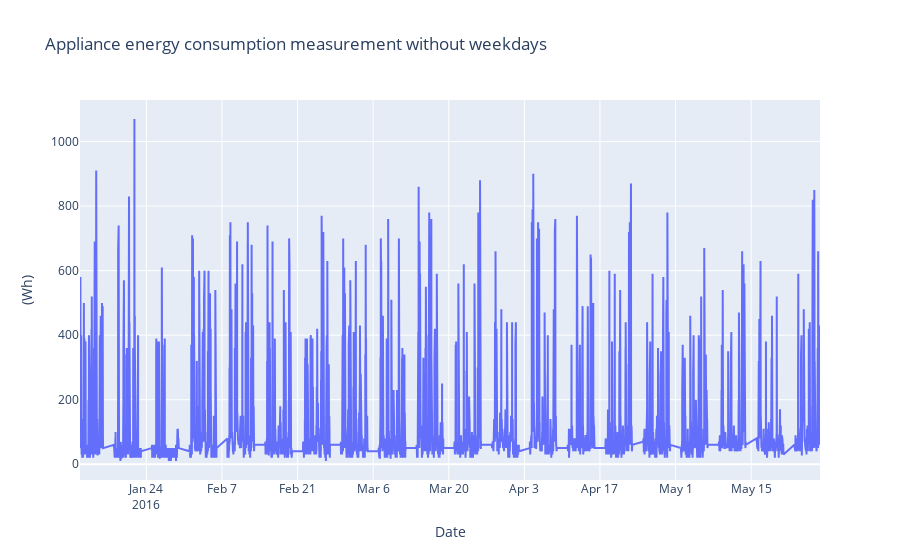

Write notebook code for a chart like this one.
### Code cell
# Find rows with weekday 
temp_weekday =  df[df['WEEKDAY'] == 0]
# To understand the timeseries variation of the applaince energy consumption
visData = go.Scatter( x= temp_weekday.date  ,  mode = "lines", y = temp_weekday.Appliances )
layout = go.Layout(title = 'Appliance energy consumption measurement without weekdays' , xaxis=dict(title='Date'), yaxis=dict(title='(Wh)'))
fig = go.Figure(data=[visData],layout=layout)

iplot(fig)

### Figure 1 — Plotly figure (JSON) as saved in the notebook; plotly's stock layout.template omitted (floating-point values rounded to 4 significant figures; data arrays with more than 128 entries replaced by an {"elided": "..."} marker saying what was removed)
{"data": [{"mode": "lines", "type": "scatter", "x": {"elided": "14263 str values"}, "y": {"elided": "14263 int values"}}], "layout": {"title": {"text": "Appliance energy consumption measurement without weekdays"}, "xaxis": {"title": {"text": "Date"}}, "yaxis": {"title": {"text": "(Wh)"}}}}
